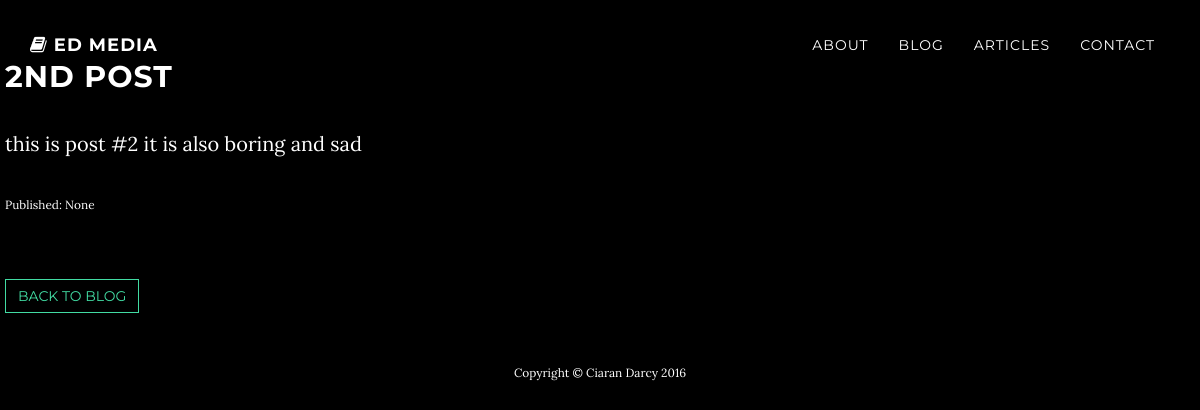
/blog/2, run on an earlier commit of the app's database.
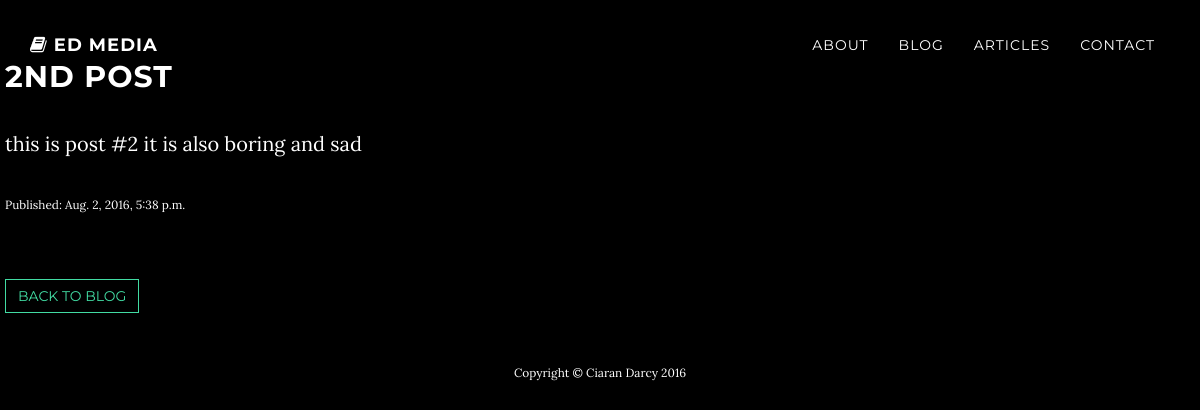
And on a later commit of the database.
### blog/models.py (models this page shows, shortened)
class Post(models.Model):
    author = models.ForeignKey('auth.User')
    title = models.CharField(max_length=200)
    content = models.TextField()
    created_date = models.DateTimeField(default=timezone.now)
    published_date = models.DateTimeField(blank=True, null=True, default=timezone.now)
    views = models.IntegerField(default=0)
    tag = models.CharField(max_length=30, blank=True, null=True)
    image = models.ImageField(upload_to="images", blank=True, null=True)

### blog/views.py (the view)
# urls.py: url(r'^blog/(?P<id>\d+)', views.post_view),
def post_view(request, id):
    post = get_object_or_404(Post, pk=id)
    post.views += 1
    post.save()
    return render(request, "blogpost.html", {'post': post})

### blog/templates/blogpost.html (shortened to what this page needs)
{% extends 'base.html' %}
{% url 'blog/(?P<id>\d+)' as post_url %}
{% load staticfiles %}
{% load social_share %}
{% block content %}
    <div class="row">
                        <h2>{{ post.title }}</h2>
                        <p>{{ post.content|linebreaks }}</p>
                        <p class='small'>Published:   {{ post.published_date }}</p>
                        <ul class="list-inline banner-social-buttons">
                        </ul>
                        <button class=" btn btn-default" onclick="location.href='/blog'">Back to Blog</button>
    </div>
{% endblock %}

### templates/base.html (shortened to what this page needs)
{% load staticfiles %}
<!DOCTYPE html>
<html lang="en">
<head>
    <link href="{% static 'css/bootstrap.min.css' %}" rel="stylesheet">
    <link href="{% static 'css/grayscale.css'%}" rel="stylesheet">
    <link href="{% static 'font-awesome/css/font-awesome.min.css' %}" rel="stylesheet" type="text/css">
</head>
<body id="page-top" data-spy="scroll" data-target=".navbar-fixed-top">
    <nav class="navbar navbar-custom navbar-fixed-top" role="navigation">
        <div class="container">
            <div class="navbar-header">
                <a class="navbar-brand page-scroll" href="{% url 'home' %}">
                    <i class="fa fa-book"></i>  ED Media
                </a>
            </div>
            <div class="collapse navbar-collapse navbar-right navbar-main-collapse">
                <ul class="nav navbar-nav">
                    <li>
                        <a class="page-scroll" href="{% url 'home' %}">About</a>
                    </li>
                    <li>
                        <a class="page-scroll" href="{% url 'blog' %}">Blog</a>
                    </li>
                    <li>
                        <a class="page-scroll" href="{% url 'articles' %}">Articles</a>
                    </li>
                    <li>
                        <a class="page-scroll" href="{% url 'contact'%}">Contact</a>
                    </li>
                </ul>
            </div>
        </div>
    </nav>
    <div class="content">
        {% block content %}{% endblock %}
    </div>
    <footer>
        <div class="container text-center">
            <p class="small">Copyright &copy; Ciaran Darcy 2016</p>
        </div>
    </footer>
</body>
</html>

### static/css/grayscale.css (style rules this page uses)
body { width: 100%; height: 100%; font-family: "Lora", "Helvetica Neue", Helvetica, Arial, sans-serif; color: white; background-color: black; }
html { width: 100%; height: 100%; }
h1, h2, h3, h4, h5, h6 { margin: 0 0 35px; text-transform: uppercase; font-family: "Montserrat", "Helvetica Neue", Helvetica, Arial, sans-serif; font-weight: 700; letter-spacing: 1px; }
p { margin: 0 0 25px; font-size: 18px; line-height: 1.5; }
@media (min-width: 768px) { p { margin: 0 0 35px; font-size: 20px; line-height: 1.6; } }
a { color: #42DCA3; -webkit-transition: all 0.2s ease-in-out; -moz-transition: all 0.2s ease-in-out; transition: all 0.2s ease-in-out; }
.navbar-custom { margin-bottom: 0; border-bottom: 1px solid rgba(255, 255, 255, 0.3); text-transform: uppercase; font-family: "Montserrat", "Helvetica Neue", Helvetica, Arial, sans-serif; background-color: black; }
.navbar-custom .navbar-brand { font-weight: 700; }
.navbar-custom a { color: white; }
.navbar-custom .nav li a { -webkit-transition: background 0.3s ease-in-out; -moz-transition: background 0.3s ease-in-out; transition: background 0.3s ease-in-out; }
@media (min-width: 768px) { .navbar-custom { padding: 20px 0; border-bottom: none; letter-spacing: 1px; background: transparent; -webkit-transition: background 0.5s ease-in-out, padding 0.5s ease-in-out; -moz-transition: background 0.5s ease-in-out, padding 0.5s ease-in-out; transition: background 0.5s ease-in-out, padding 0.5s ease-in-out; } }
.btn { text-transform: uppercase; font-family: "Montserrat", "Helvetica Neue", Helvetica, Arial, sans-serif; font-weight: 400; -webkit-transition: all 0.3s ease-in-out; -moz-transition: all 0.3s ease-in-out; transition: all 0.3s ease-in-out; border-radius: 0; }
.btn-default { border: 1px solid #42DCA3; color: #42DCA3; background-color: transparent; }
ul.banner-social-buttons { margin-top: 0; }
footer { padding: 50px 0; }
footer p { margin: 0; }
body { webkit-tap-highlight-color: rgba(255, 255, 255, 0.2); }
.content { padding-top: 60px; padding-left: 20px; padding-right: 20px; }

What changed in the data, as far as the page shows it:
changed Post "2ND POST": published_date "None" → "Aug. 2, 2016, 5:38 p.m."
